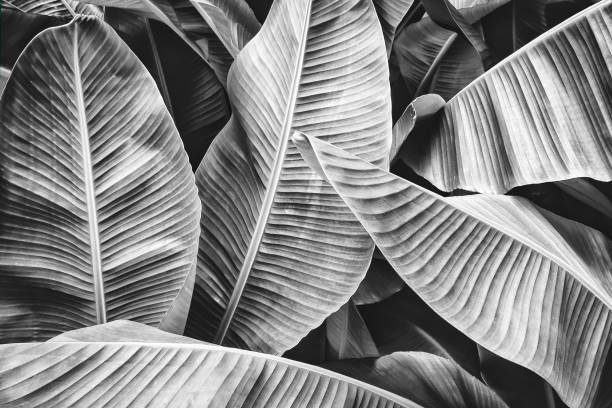
#> input picture tests/sample_1.jpg, 612 x 408 px; its folder holds only this picture in this run
$ python -i preprocessing.py   (imports and definitions only)
#> lines starting #> are read from the running program, lines starting #| are printed output that depends on the picture
from pathlib import Path
from PIL import Image
import numpy as np
from tqdm import tqdm
from skimage import color
import os
import random
import json
import gc
import psutil

# -----------------------------
# Configuration
# -----------------------------
RAW_DIR = Path(__file__).resolve().parent.parent / "data" / "raw"
PROCESSED_DIR = Path(__file__).resolve().parent.parent / "data" / "processed"
IMAGE_SIZE = (256, 256)
BATCH_SIZE = 32  # Reduced for better memory management
RANDOM_SEED = 42
STORAGE_LIMIT_GB = 60.0
MEMORY_LIMIT_PERCENT = 95  # Stop if memory usage exceeds this percentage
CHECK_INTERVAL = 500  # More frequent checks

# Convert to Path objects
raw_path = Path(RAW_DIR)
processed_path = Path(PROCESSED_DIR)

# Set random seed
# [1 line not run here, left out]

def get_system_memory_usage():
    """Get current system memory usage percentage"""
    return psutil.virtual_memory().percent

def get_directory_size(path):
    """Get directory size in GB"""
    total_size = 0
    for dirpath, dirnames, filenames in os.walk(path):
        for f in filenames:
            fp = os.path.join(dirpath, f)
            try:
                total_size += os.path.getsize(fp)
            except:
                pass
    return total_size / (1024 ** 3)

def check_system_limits():
    """Check if we're approaching system limits"""
    storage_usage = get_directory_size(processed_path)
    memory_usage = get_system_memory_usage()

    storage_ok = storage_usage < STORAGE_LIMIT_GB
    memory_ok = memory_usage < MEMORY_LIMIT_PERCENT

    return storage_usage, memory_usage, storage_ok and memory_ok

# [37 lines left out: functions get_image_files_iterator, save_batch_results, not called in this run]

def process_image(img_path):
    """Process a single image with comprehensive error handling"""
#> called with img_path = '../tests/sample_1.jpg'
    try:
        # Open and resize with explicit close
        with Image.open(img_path) as img:
#> img is the input picture: PIL image 612x408 RGB; mean R, G, B 130.3, 130.3, 130.3
            img = img.convert("RGB").resize(IMAGE_SIZE)
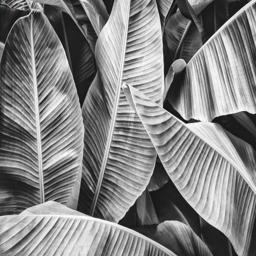
#> img: PIL image 256x256 RGB; mean R, G, B 130.3, 130.3, 130.3

        # Convert to numpy array [0, 255] -> [0, 1]
        img_rgb = np.array(img) / 255.0

        # Clear reference to help garbage collection
        del img

        # Convert RGB to CIELAB using skimage
        img_lab = color.rgb2lab(img_rgb)
#> img_lab: shape (256, 256, 3) float64; mean of channels 0, 1, 2 53.2, 0, 0

        # Split channels
        L = img_lab[:, :, 0]      # L channel [0, 100]
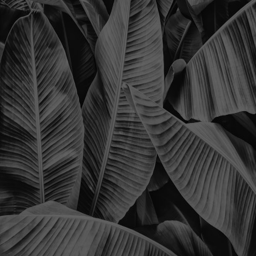
#> L: shape (256, 256) float64; min 2.47, max 100, mean 53.2
        AB = img_lab[:, :, 1:]    # a, b channels [-127, 127]

        # Normalize to [-1, 1] range
        L_norm = (L / 50.0) - 1.0
        AB_norm = AB / 110.0

        # Clip to ensure strict [-1, 1] range
        L_norm = np.clip(L_norm, -1.0, 1.0)
        AB_norm = np.clip(AB_norm, -1.0, 1.0)

        return {
            'L': L_norm.astype(np.float32),
            'AB': AB_norm.astype(np.float32),
            'name': img_path.name,
            'path': str(img_path)
        }

    except Exception as e:
        print(f"Error processing {img_path}: {e}")
        return None

# [65 lines left out: function process_split_sequential, not called in this run]

# -----------------------------
# Main Processing
# -----------------------------
# [3 lines not run here, left out]

# [1 line that did not run here, left out]
# [6 lines not run here, left out]

# Process all splits
total_processed = 0
total_saved = 0
system_limits_reached = False

# [4 lines not run here, left out]

# Optional: Limit files per split for testing
MAX_FILES_PER_SPLIT = 80000  # Set to a number like 5000 for testing

# [11 lines not run here, left out]

# Final system check
# [1 line that did not run here, left out]
# [37 lines not run here, left out]

# [7 lines that did not run here, left out]

# [5 lines not run here, left out]

>>> result = process_image('../tests/sample_1.jpg')

$ run again, on tests/sample_2.jpg
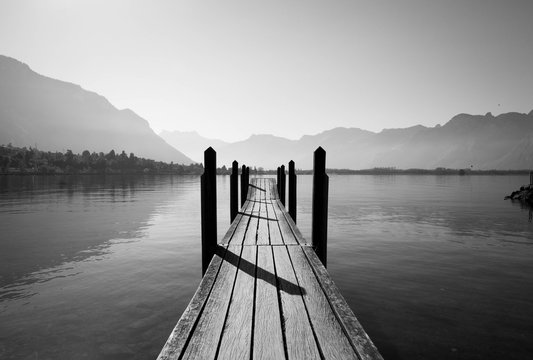
#> input picture tests/sample_2.jpg, 533 x 360 px
#> in process_image, img is the input picture: PIL image 533x360 L; min 0, max 254, mean 141.7
#> in process_image, `img = img.convert("RGB").resize(IMAGE_SIZE)`:
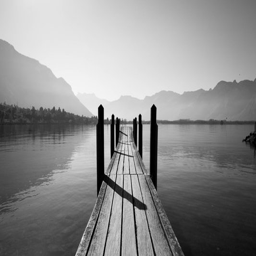
#> img: PIL image 256x256 RGB; min 0, max 249, mean 141.8
#> img_lab: shape (256, 256, 3) float64; mean of channels 0, 1, 2 57.8, 0, 0

$ run again, on tests/sample_3.jpg
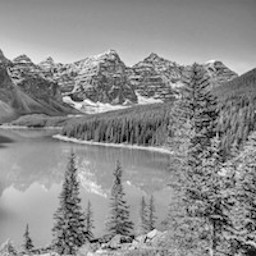
#> input picture tests/sample_3.jpg, 256 x 256 px
#> in process_image, img is the input picture: PIL image 256x256 RGB; min 0, max 255, mean 140.3
#> img_lab: shape (256, 256, 3) float64; mean of channels 0, 1, 2 58, 0, 0
#> in process_image, `L = img_lab[:, :, 0]`:
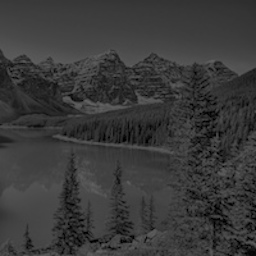
#> L: shape (256, 256) float64; min 0, max 100, mean 58

$ run again, on tests/sample_4.jpg
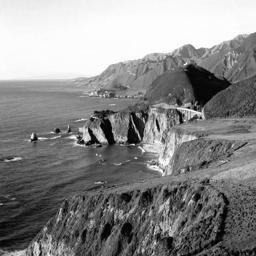
#> input picture tests/sample_4.jpg, 256 x 256 px
#> in process_image, img is the input picture: PIL image 256x256 RGB; min 0, max 255, mean 137.4
#> img_lab: shape (256, 256, 3) float64; mean of channels 0, 1, 2 55.8, 0, 0
#> in process_image, `L = img_lab[:, :, 0]`:
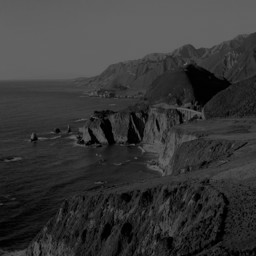
#> L: shape (256, 256) float64; min 0, max 100, mean 55.8
